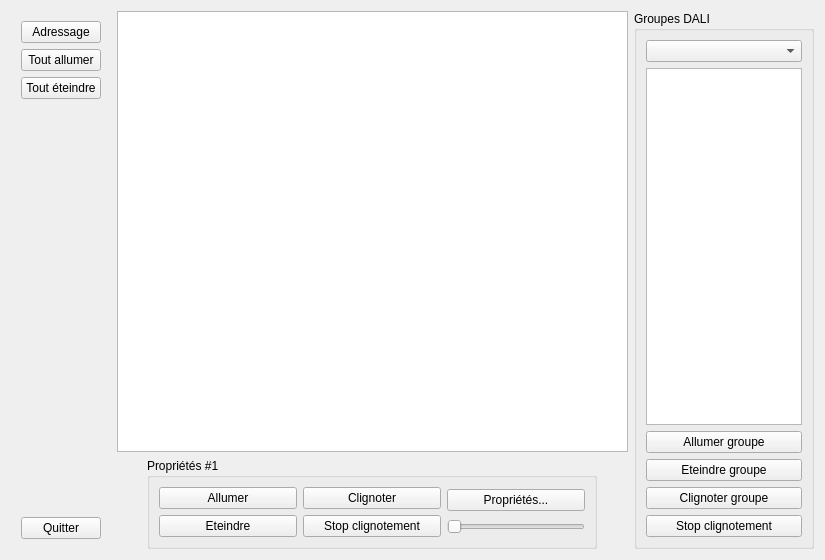
<?xml version="1.0" encoding="UTF-8"?>
<ui version="4.0">
 <class>FormDali</class>
 <widget class="QWidget" name="FormDali">
  <property name="geometry">
   <rect>
    <x>0</x>
    <y>0</y>
    <width>825</width>
    <height>560</height>
   </rect>
  </property>
  <property name="windowTitle">
   <string>Form</string>
  </property>
  <layout class="QHBoxLayout" name="horizontalLayout">
   <item>
    <layout class="QVBoxLayout" name="verticalLayout_6">
     <property name="margin">
      <number>10</number>
     </property>
     <item>
      <widget class="QPushButton" name="buttonAddressing">
       <property name="text">
        <string>Adressage</string>
       </property>
       <property name="icon">
        <iconset resource="resources.qrc">
         <normaloff>:/img/system-software-update.png</normaloff>:/img/system-software-update.png</iconset>
       </property>
      </widget>
     </item>
     <item>
      <widget class="QPushButton" name="buttonCentralOn">
       <property name="text">
        <string>Tout allumer</string>
       </property>
       <property name="icon">
        <iconset resource="resources.qrc">
         <normaloff>:/img/icon_light_on.png</normaloff>:/img/icon_light_on.png</iconset>
       </property>
      </widget>
     </item>
     <item>
      <widget class="QPushButton" name="buttonCentralOff">
       <property name="text">
        <string>Tout éteindre</string>
       </property>
       <property name="icon">
        <iconset resource="resources.qrc">
         <normaloff>:/img/icon_light_off.png</normaloff>:/img/icon_light_off.png</iconset>
       </property>
      </widget>
     </item>
     <item>
      <layout class="QVBoxLayout" name="spinnerLayout">
       <property name="topMargin">
        <number>20</number>
       </property>
      </layout>
     </item>
     <item>
      <spacer name="verticalSpacer_2">
       <property name="orientation">
        <enum>Qt::Vertical</enum>
       </property>
       <property name="sizeHint" stdset="0">
        <size>
         <width>20</width>
         <height>40</height>
        </size>
       </property>
      </spacer>
     </item>
     <item>
      <widget class="QPushButton" name="pushButton">
       <property name="text">
        <string>Quitter</string>
       </property>
       <property name="icon">
        <iconset resource="resources.qrc">
         <normaloff>:/img/go-previous.png</normaloff>:/img/go-previous.png</iconset>
       </property>
      </widget>
     </item>
    </layout>
   </item>
   <item>
    <layout class="QVBoxLayout" name="verticalLayout_2">
     <item>
      <widget class="QListWidget" name="listLights">
       <property name="contextMenuPolicy">
        <enum>Qt::CustomContextMenu</enum>
       </property>
       <property name="showDropIndicator" stdset="0">
        <bool>false</bool>
       </property>
       <property name="dragDropMode">
        <enum>QAbstractItemView::NoDragDrop</enum>
       </property>
       <property name="spacing">
        <number>5</number>
       </property>
       <property name="viewMode">
        <enum>QListView::IconMode</enum>
       </property>
       <property name="uniformItemSizes">
        <bool>true</bool>
       </property>
      </widget>
     </item>
     <item>
      <layout class="QHBoxLayout" name="horizontalLayout_3">
       <item>
        <widget class="QGroupBox" name="groupProps">
         <property name="sizePolicy">
          <sizepolicy hsizetype="Maximum" vsizetype="Preferred">
           <horstretch>0</horstretch>
           <verstretch>0</verstretch>
          </sizepolicy>
         </property>
         <property name="minimumSize">
          <size>
           <width>450</width>
           <height>0</height>
          </size>
         </property>
         <property name="title">
          <string>Propriétés #1</string>
         </property>
         <layout class="QHBoxLayout" name="horizontalLayout_2">
          <item>
           <layout class="QVBoxLayout" name="verticalLayout">
            <item>
             <widget class="QPushButton" name="buttonOn">
              <property name="text">
               <string>Allumer</string>
              </property>
              <property name="icon">
               <iconset resource="resources.qrc">
                <normaloff>:/img/icon_light_on.png</normaloff>:/img/icon_light_on.png</iconset>
              </property>
             </widget>
            </item>
            <item>
             <widget class="QPushButton" name="buttonOff">
              <property name="text">
               <string>Eteindre</string>
              </property>
              <property name="icon">
               <iconset resource="resources.qrc">
                <normaloff>:/img/icon_light_off.png</normaloff>:/img/icon_light_off.png</iconset>
              </property>
             </widget>
            </item>
           </layout>
          </item>
          <item>
           <layout class="QVBoxLayout" name="verticalLayout_3">
            <item>
             <widget class="QPushButton" name="buttonBlink">
              <property name="toolTip">
               <string>Faire clignoter pendant 20 secondes</string>
              </property>
              <property name="text">
               <string>Clignoter</string>
              </property>
              <property name="icon">
               <iconset resource="resources.qrc">
                <normaloff>:/img/icon_light_on.png</normaloff>:/img/icon_light_on.png</iconset>
              </property>
             </widget>
            </item>
            <item>
             <widget class="QPushButton" name="buttonBlinkStop">
              <property name="toolTip">
               <string>Faire clignoter pendant 20 secondes</string>
              </property>
              <property name="text">
               <string>Stop clignotement</string>
              </property>
              <property name="icon">
               <iconset resource="resources.qrc">
                <normaloff>:/img/icon_light_off.png</normaloff>:/img/icon_light_off.png</iconset>
              </property>
             </widget>
            </item>
           </layout>
          </item>
          <item>
           <layout class="QVBoxLayout" name="verticalLayout_4">
            <item>
             <widget class="QPushButton" name="buttonAdvanced">
              <property name="text">
               <string>Propriétés...</string>
              </property>
              <property name="icon">
               <iconset resource="resources.qrc">
                <normaloff>:/img/edit-rename.png</normaloff>:/img/edit-rename.png</iconset>
              </property>
             </widget>
            </item>
            <item>
             <widget class="QSlider" name="sliderLight">
              <property name="sizePolicy">
               <sizepolicy hsizetype="Preferred" vsizetype="Fixed">
                <horstretch>0</horstretch>
                <verstretch>0</verstretch>
               </sizepolicy>
              </property>
              <property name="maximum">
               <number>100</number>
              </property>
              <property name="orientation">
               <enum>Qt::Horizontal</enum>
              </property>
             </widget>
            </item>
           </layout>
          </item>
         </layout>
        </widget>
       </item>
      </layout>
     </item>
    </layout>
   </item>
   <item>
    <layout class="QVBoxLayout" name="layoutGroups">
     <item>
      <widget class="QGroupBox" name="groupBoxGroups">
       <property name="sizePolicy">
        <sizepolicy hsizetype="Fixed" vsizetype="Expanding">
         <horstretch>0</horstretch>
         <verstretch>0</verstretch>
        </sizepolicy>
       </property>
       <property name="minimumSize">
        <size>
         <width>180</width>
         <height>0</height>
        </size>
       </property>
       <property name="title">
        <string>Groupes DALI</string>
       </property>
       <layout class="QVBoxLayout" name="verticalLayout_7">
        <item>
         <widget class="QComboBox" name="comboGroups"/>
        </item>
        <item>
         <widget class="QListWidget" name="listGroups">
          <property name="sizePolicy">
           <sizepolicy hsizetype="Ignored" vsizetype="Expanding">
            <horstretch>0</horstretch>
            <verstretch>0</verstretch>
           </sizepolicy>
          </property>
          <property name="baseSize">
           <size>
            <width>150</width>
            <height>0</height>
           </size>
          </property>
          <property name="contextMenuPolicy">
           <enum>Qt::CustomContextMenu</enum>
          </property>
          <property name="showDropIndicator" stdset="0">
           <bool>false</bool>
          </property>
          <property name="uniformItemSizes">
           <bool>true</bool>
          </property>
          <property name="selectionRectVisible">
           <bool>true</bool>
          </property>
         </widget>
        </item>
        <item>
         <widget class="QPushButton" name="buttonGrpOn">
          <property name="text">
           <string>Allumer groupe</string>
          </property>
          <property name="icon">
           <iconset resource="resources.qrc">
            <normaloff>:/img/icon_light_on.png</normaloff>:/img/icon_light_on.png</iconset>
          </property>
         </widget>
        </item>
        <item>
         <widget class="QPushButton" name="buttonGrpOff">
          <property name="text">
           <string>Eteindre groupe</string>
          </property>
          <property name="icon">
           <iconset resource="resources.qrc">
            <normaloff>:/img/icon_light_off.png</normaloff>:/img/icon_light_off.png</iconset>
          </property>
         </widget>
        </item>
        <item>
         <widget class="QPushButton" name="buttonGrpBlink">
          <property name="text">
           <string>Clignoter groupe</string>
          </property>
          <property name="icon">
           <iconset resource="resources.qrc">
            <normaloff>:/img/icon_light_on.png</normaloff>:/img/icon_light_on.png</iconset>
          </property>
         </widget>
        </item>
        <item>
         <widget class="QPushButton" name="buttonGrpBlinkStop">
          <property name="text">
           <string>Stop clignotement</string>
          </property>
          <property name="icon">
           <iconset resource="resources.qrc">
            <normaloff>:/img/icon_light_off.png</normaloff>:/img/icon_light_off.png</iconset>
          </property>
         </widget>
        </item>
       </layout>
      </widget>
     </item>
    </layout>
   </item>
  </layout>
 </widget>
 <resources>
  <include location="resources.qrc"/>
 </resources>
 <connections/>
</ui>
